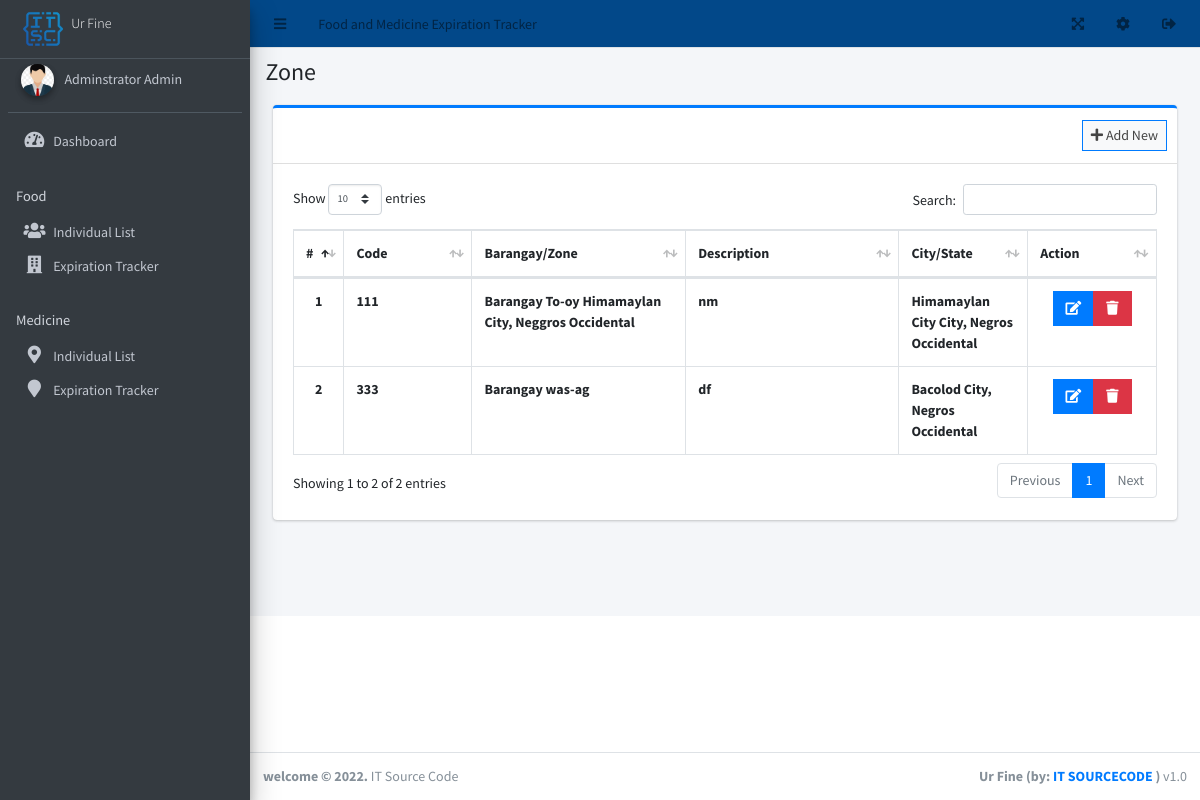
Page /admin/?page=zone (signed in) on the committed database.
### tables this page shows
CREATE TABLE `barangay_list` (
  `id` int(30) NOT NULL,
  `code` varchar(50) NOT NULL,
  `name` varchar(250) NOT NULL,
  `description` text DEFAULT NULL,
  `city_id` int(30) DEFAULT NULL
);

CREATE TABLE `city_list` (
  `id` int(30) NOT NULL,
  `code` varchar(50) NOT NULL,
  `name` varchar(250) NOT NULL,
  `description` text DEFAULT NULL,
  `state_id` int(30) DEFAULT NULL
);

CREATE TABLE `state_list` (
  `id` int(30) NOT NULL,
  `code` varchar(50) NOT NULL,
  `name` varchar(250) NOT NULL,
  `description` text DEFAULT NULL
);

### admin/zone/index.php (the view, shortened to what this page needs)
<div class="col-lg-12">
	<div class="card card-outline card-primary">
		<div class="card-header">
			<div class="card-tools">
				<a class="btn btn-block btn-sm btn-default btn-flat border-primary new_zone" href="javascript:void(0)"><i class="fa fa-plus"></i> Add New</a>
			</div>
		</div>
		<div class="card-body">
			<table class="table tabe-hover table-bordered" id="list">
				<colgroup>
					<col width="5%">
					<col width="15%">
					<col width="25%">
					<col width="25%">
					<col width="15%">
					<col width="15%">
				</colgroup>
				<thead>
					<tr>
						<th class="text-center">#</th>
						<th>Code</th>
						<th>Barangay/Zone</th>
						<th>Description</th>
						<th>City/State</th>
						<th>Action</th>
					</tr>
				</thead>
				<tbody>
					<?php
					$i = 1;
					$qry = $conn->query("SELECT z.*,c.name as cname, s.name as sname FROM barangay_list z inner join city_list c on c. id= z.city_id inner join state_list s on s.id = c.state_id order by z.name asc ");
					while($row= $qry->fetch_assoc()):
					?>
					<tr>
						<th class="text-center"><?php echo $i++ ?></th>
						<td><b><?php echo $row['code'] ?></b></td>
						<td><b><?php echo $row['name'] ?></b></td>
						<td><b><?php echo $row['description'] ?></b></td>
						<td><b><?php echo ucwords($row['cname'].' City, '.$row['sname']) ?></b></td>
						<td class="text-center">
		                    <div class="btn-group">
		                        <a href="javascript:void(0)" data-id='<?php echo $row['id'] ?>' class="btn btn-primary btn-flat manage_zone">
		                          <i class="fas fa-edit"></i>
		                        </a>
		                        <button type="button" class="btn btn-danger btn-flat delete_zone" data-id="<?php echo $row['id'] ?>">
		                          <i class="fas fa-trash"></i>
		                        </button>
	                      </div>
						</td>
					</tr>
				<?php endwhile; ?>
				</tbody>
			</table>
		</div>
	</div>
</div>

### rows in the picture
barangay_list: code "111", name "Barangay To-oy Himamaylan City, Neggros Occidental", description "nm", city_list.name "Himamaylan City City, Negros Occidental"
barangay_list: code "333", name "Barangay was-ag", description "df", city_list.name "Bacolod City, Negros Occidental"

### other values in the picture
$_settings->info('name') "Food and Medicine Expiration Tracker"
$_settings->info('short_name') "Ur Fine"
$_settings->userdata('firstname').' '.$_settings->userdata('lastname') "Adminstrator Admin"
str_replace("_", " ",$page) "Zone"
